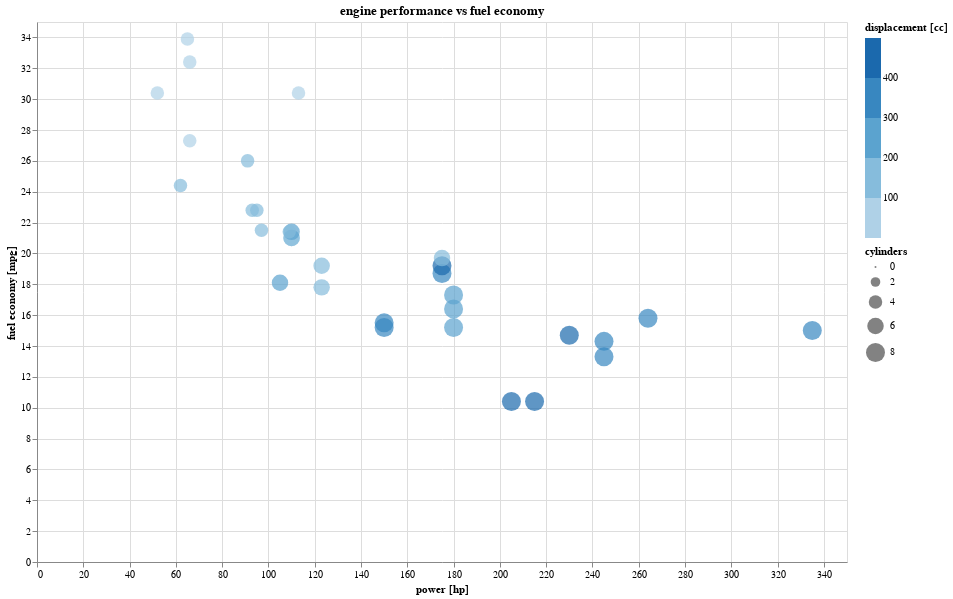

Notebook code cell kept with this figure:
### Markdown cell above
## altair

### Code cell
import altair as alt

print(f'Altair {alt.__version__}')

alt.theme.enable('fivethirtyeight')

(alt.Chart(df, title='engine performance vs fuel economy')
    .mark_circle()
    .transform_calculate(
        custom_tooltip='"displacement: " + datum.disp',
    )
    .encode(
        x=alt.X('hp', title='power [hp]'),
        y=alt.Y('mpg', title='fuel economy [mpg]'),
        color=alt.Color('disp', title='displacement [cc]', bin=True),
        size=alt.Size('cyl', title='cylinders'),
        tooltip='custom_tooltip:N',
    )
    .properties(
        width=810,
        height=540,
    )
)

### Figure 1 — Vega-Lite specification as saved in the notebook (floating-point values rounded to 4 significant figures)
{"usermeta": {"embedOptions": {"theme": "fivethirtyeight"}}, "config": {"view": {"continuousWidth": 300, "continuousHeight": 300}}, "data": {"name": "data-3c9648aab2defdb7d22e388c17b322e6"}, "mark": {"type": "circle"}, "encoding": {"color": {"bin": true, "field": "disp", "title": "displacement [cc]", "type": "quantitative"}, "size": {"field": "cyl", "title": "cylinders", "type": "quantitative"}, "tooltip": {"field": "custom_tooltip", "type": "nominal"}, "x": {"field": "hp", "title": "power [hp]", "type": "quantitative"}, "y": {"field": "mpg", "title": "fuel economy [mpg]", "type": "quantitative"}}, "height": 540, "title": "engine performance vs fuel economy", "transform": [{"calculate": "\"displacement: \" + datum.disp", "as": "custom_tooltip"}], "width": 810, "$schema": "https://vega.github.io/schema/vega-lite/v5.20.1.json", "datasets": {"data-3c9648aab2defdb7d22e388c17b322e6": [{"name": "Mazda RX4", "mpg": 21.0, "cyl": 6, "disp": 160.0, "hp": 110, "drat": 3.9, "wt": 2.62, "qsec": 16.46, "vs": 0, "am": 1, "gear": 4, "carb": 4}, {"name": "Mazda RX4 Wag", "mpg": 21.0, "cyl": 6, "disp": 160.0, "hp": 110, "drat": 3.9, "wt": 2.875, "qsec": 17.02, "vs": 0, "am": 1, "gear": 4, "carb": 4}, {"name": "Datsun 710", "mpg": 22.8, "cyl": 4, "disp": 108.0, "hp": 93, "drat": 3.85, "wt": 2.32, "qsec": 18.61, "vs": 1, "am": 1, "gear": 4, "carb": 1}, {"name": "Hornet 4 Drive", "mpg": 21.4, "cyl": 6, "disp": 258.0, "hp": 110, "drat": 3.08, "wt": 3.215, "qsec": 19.44, "vs": 1, "am": 0, "gear": 3, "carb": 1}, {"name": "Hornet Sportabout", "mpg": 18.7, "cyl": 8, "disp": 360.0, "hp": 175, "drat": 3.15, "wt": 3.44, "qsec": 17.02, "vs": 0, "am": 0, "gear": 3, "carb": 2}, {"name": "Valiant", "mpg": 18.1, "cyl": 6, "disp": 225.0, "hp": 105, "drat": 2.76, "wt": 3.46, "qsec": 20.22, "vs": 1, "am": 0, "gear": 3, "carb": 1}, {"name": "Duster 360", "mpg": 14.3, "cyl": 8, "disp": 360.0, "hp": 245, "drat": 3.21, "wt": 3.57, "qsec": 15.84, "vs": 0, "am": 0, "gear": 3, "carb": 4}, {"name": "Merc 240D", "mpg": 24.4, "cyl": 4, "disp": 146.7, "hp": 62, "drat": 3.69, "wt": 3.19, "qsec": 20.0, "vs": 1, "am": 0, "gear": 4, "carb": 2}, {"name": "Merc 230", "mpg": 22.8, "cyl": 4, "disp": 140.8, "hp": 95, "drat": 3.92, "wt": 3.15, "qsec": 22.9, "vs": 1, "am": 0, "gear": 4, "carb": 2}, {"name": "Merc 280", "mpg": 19.2, "cyl": 6, "disp": 167.6, "hp": 123, "drat": 3.92, "wt": 3.44, "qsec": 18.3, "vs": 1, "am": 0, "gear": 4, "carb": 4}, {"name": "Merc 280C", "mpg": 17.8, "cyl": 6, "disp": 167.6, "hp": 123, "drat": 3.92, "wt": 3.44, "qsec": 18.9, "vs": 1, "am": 0, "gear": 4, "carb": 4}, {"name": "Merc 450SE", "mpg": 16.4, "cyl": 8, "disp": 275.8, "hp": 180, "drat": 3.07, "wt": 4.07, "qsec": 17.4, "vs": 0, "am": 0, "gear": 3, "carb": 3}, {"name": "Merc 450SL", "mpg": 17.3, "cyl": 8, "disp": 275.8, "hp": 180, "drat": 3.07, "wt": 3.73, "qsec": 17.6, "vs": 0, "am": 0, "gear": 3, "carb": 3}, {"name": "Merc 450SLC", "mpg": 15.2, "cyl": 8, "disp": 275.8, "hp": 180, "drat": 3.07, "wt": 3.78, "qsec": 18.0, "vs": 0, "am": 0, "gear": 3, "carb": 3}, {"name": "Cadillac Fleetwood", "mpg": 10.4, "cyl": 8, "disp": 472.0, "hp": 205, "drat": 2.93, "wt": 5.25, "qsec": 17.98, "vs": 0, "am": 0, "gear": 3, "carb": 4}, {"name": "Lincoln Continental", "mpg": 10.4, "cyl": 8, "disp": 460.0, "hp": 215, "drat": 3.0, "wt": 5.424, "qsec": 17.82, "vs": 0, "am": 0, "gear": 3, "carb": 4}, {"name": "Chrysler Imperial", "mpg": 14.7, "cyl": 8, "disp": 440.0, "hp": 230, "drat": 3.23, "wt": 5.345, "qsec": 17.42, "vs": 0, "am": 0, "gear": 3, "carb": 4}, {"name": "Fiat 128", "mpg": 32.4, "cyl": 4, "disp": 78.7, "hp": 66, "drat": 4.08, "wt": 2.2, "qsec": 19.47, "vs": 1, "am": 1, "gear": 4, "carb": 1}, {"name": "Honda Civic", "mpg": 30.4, "cyl": 4, "disp": 75.7, "hp": 52, "drat": 4.93, "wt": 1.615, "qsec": 18.52, "vs": 1, "am": 1, "gear": 4, "carb": 2}, {"name": "Toyota Corolla", "mpg": 33.9, "cyl": 4, "disp": 71.1, "hp": 65, "drat": 4.22, "wt": 1.835, "qsec": 19.9, "vs": 1, "am": 1, "gear": 4, "carb": 1}, {"name": "Toyota Corona", "mpg": 21.5, "cyl": 4, "disp": 120.1, "hp": 97, "drat": 3.7, "wt": 2.465, "qsec": 20.01, "vs": 1, "am": 0, "gear": 3, "carb": 1}, {"name": "Dodge Challenger", "mpg": 15.5, "cyl": 8, "disp": 318.0, "hp": 150, "drat": 2.76, "wt": 3.52, "qsec": 16.87, "vs": 0, "am": 0, "gear": 3, "carb": 2}, {"name": "AMC Javelin", "mpg": 15.2, "cyl": 8, "disp": 304.0, "hp": 150, "drat": 3.15, "wt": 3.435, "qsec": 17.3, "vs": 0, "am": 0, "gear": 3, "carb": 2}, {"name": "Camaro Z28", "mpg": 13.3, "cyl": 8, "disp": 350.0, "hp": 245, "drat": 3.73, "wt": 3.84, "qsec": 15.41, "vs": 0, "am": 0, "gear": 3, "carb": 4}, {"name": "Pontiac Firebird", "mpg": 19.2, "cyl": 8, "disp": 400.0, "hp": 175, "drat": 3.08, "wt": 3.845, "qsec": 17.05, "vs": 0, "am": 0, "gear": 3, "carb": 2}, {"name": "Fiat X1-9", "mpg": 27.3, "cyl": 4, "disp": 79.0, "hp": 66, "drat": 4.08, "wt": 1.935, "qsec": 18.9, "vs": 1, "am": 1, "gear": 4, "carb": 1}, {"name": "Porsche 914-2", "mpg": 26.0, "cyl": 4, "disp": 120.3, "hp": 91, "drat": 4.43, "wt": 2.14, "qsec": 16.7, "vs": 0, "am": 1, "gear": 5, "carb": 2}, {"name": "Lotus Europa", "mpg": 30.4, "cyl": 4, "disp": 95.1, "hp": 113, "drat": 3.77, "wt": 1.513, "qsec": 16.9, "vs": 1, "am": 1, "gear": 5, "carb": 2}, {"name": "Ford Pantera L", "mpg": 15.8, "cyl": 8, "disp": 351.0, "hp": 264, "drat": 4.22, "wt": 3.17, "qsec": 14.5, "vs": 0, "am": 1, "gear": 5, "carb": 4}, {"name": "Ferrari Dino", "mpg": 19.7, "cyl": 6, "disp": 145.0, "hp": 175, "drat": 3.62, "wt": 2.77, "qsec": 15.5, "vs": 0, "am": 1, "gear": 5, "carb": 6}, {"name": "Maserati Bora", "mpg": 15.0, "cyl": 8, "disp": 301.0, "hp": 335, "drat": 3.54, "wt": 3.57, "qsec": 14.6, "vs": 0, "am": 1, "gear": 5, "carb": 8}, {"name": "Volvo 142E", "mpg": 21.4, "cyl": 4, "disp": 121.0, "hp": 109, "drat": 4.11, "wt": 2.78, "qsec": 18.6, "vs": 1, "am": 1, "gear": 4, "carb": 2}]}}
